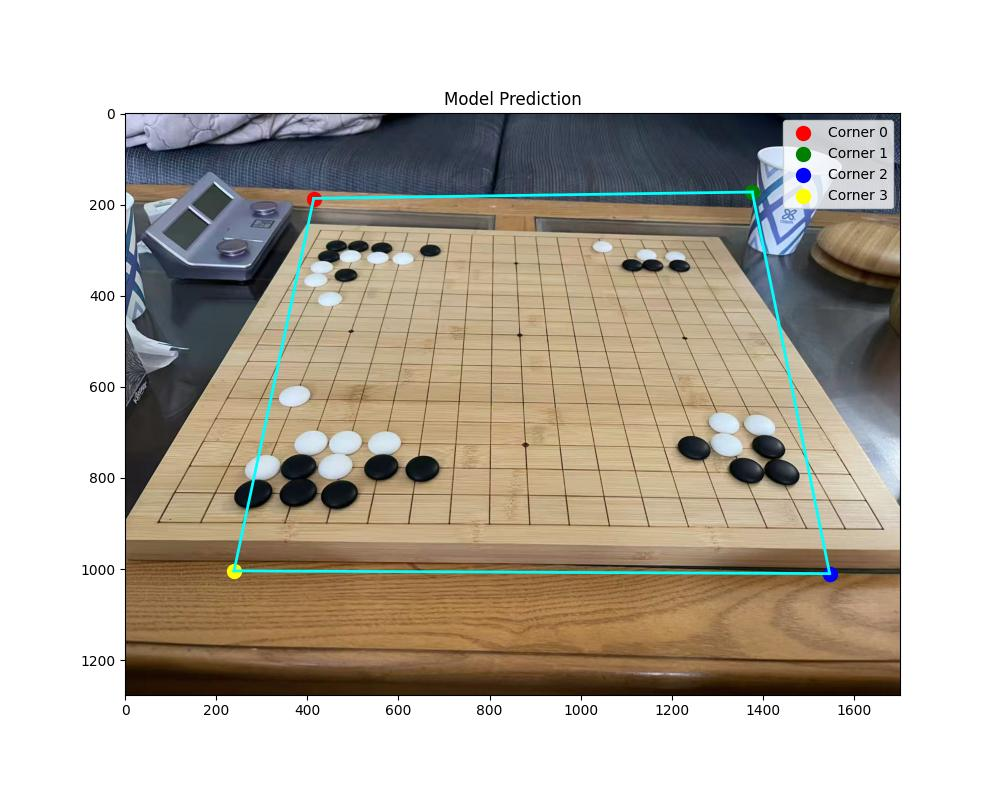
#> input picture AI_CornerDetect/data_check/pred_Board1.jpg, 1000 x 800 px
$ python Board_Detect4.py
#> lines starting #> are read from the running program, lines starting #| are printed output that depends on the picture; after the words box and inside, x2 and y2 are one past the last pixel; in counts of white or black regions, pixels touching at a corner belong together
import cv2
import numpy as np
import matplotlib.pyplot as plt
from PIL import Image
import os
from tkinter import Tk, filedialog

class ImprovedGoBoardAnalyzer:
    def __init__(self):
        self.board_size = 19
        self.corners = []
        self.grid_points = []
        self.stones = []

    def upload_and_load_image(self):
        """上传并加载图像"""
        print("请选择围棋棋盘图像...")
        root = Tk()
        root.withdraw()
        file_path = filedialog.askopenfilename(
            title="选择围棋棋盘图片",
            filetypes=[("图片文件", "*.jpg *.jpeg *.png *.bmp")]
        )
#> the answer given: ../AI_CornerDetect/data_check/pred_Board1.jpg

        if not file_path:
            raise ValueError("未选择文件")

        image = Image.open(file_path)
#> image is the input picture: PIL image 1000x800 RGB; mean R, G, B 189, 181.8, 170.8
        self.original_image = cv2.cvtColor(np.array(image), cv2.COLOR_RGB2BGR)
        self.image = self.original_image.copy()

        print(f"图像加载成功: {os.path.basename(file_path)}")
        print(f"图像尺寸: {self.image.shape}")
#| 图像尺寸: (800, 1000, 3)
        return self.image

    def detect_board_corners_improved(self):
        """改进的棋盘角点检测"""
        gray = cv2.cvtColor(self.image, cv2.COLOR_BGR2GRAY)

        # 增强对比度
        clahe = cv2.createCLAHE(clipLimit=2.0, tileGridSize=(8,8))
        enhanced = clahe.apply(gray)

        # 高斯模糊
        blurred = cv2.GaussianBlur(enhanced, (3, 3), 0)

        # 边缘检测 - 降低阈值以检测更多边缘
        edges = cv2.Canny(blurred, 30, 80, apertureSize=3)

        # 形态学操作增强线条
        kernel = np.ones((2,2), np.uint8)
        edges = cv2.morphologyEx(edges, cv2.MORPH_CLOSE, kernel)
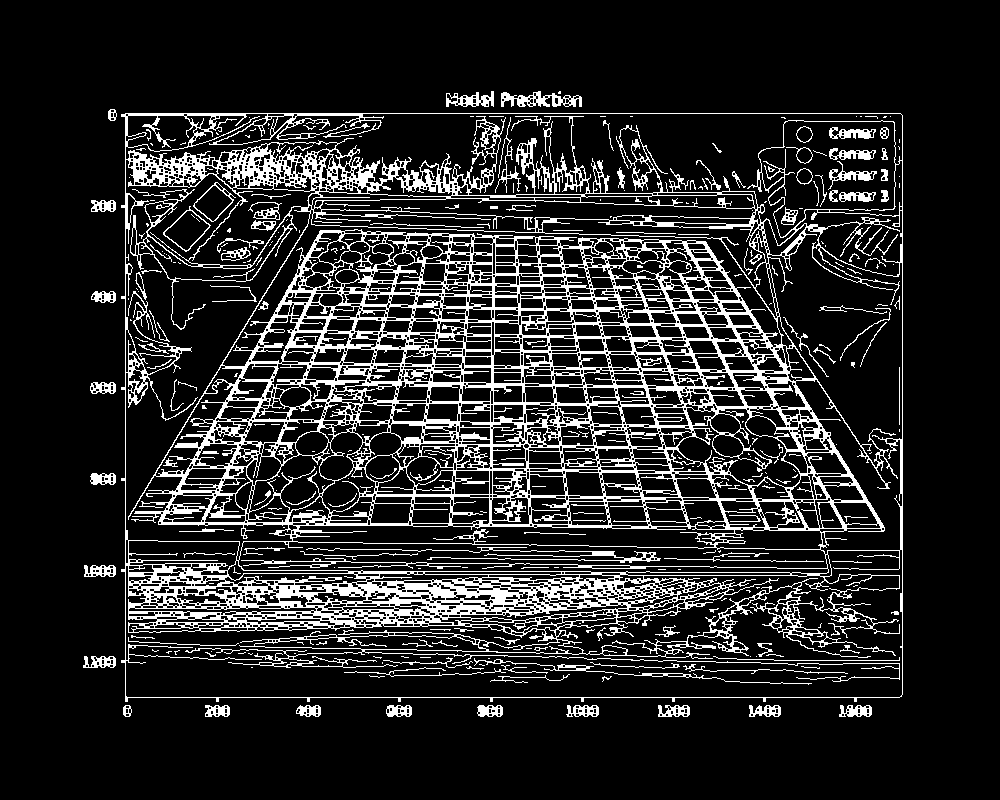
#> edges: shape (800, 1000); 15% white; 316 white regions (182 under 20 px), largest, box (x1, y1, x2, y2) and area: (121, 113, 903, 702) 104667, (306, 547, 661, 563) 959, (501, 91, 582, 107) 627

        # 霍夫直线检测 - 降低阈值
        lines = cv2.HoughLines(edges, 1, np.pi/180, threshold=50)

        self.detected_lines = []

        if lines is None:
            print("未检测到直线，尝试更低的阈值...")
            lines = cv2.HoughLines(edges, 1, np.pi/180, threshold=30)

        if lines is not None:
            print(f"检测到 {len(lines)} 条直线")
#| 检测到 18418 条直线

            # 过滤和分类直线
            horizontal_lines = []
            vertical_lines = []

            for line in lines:
                rho, theta = line[0]
                angle_deg = np.degrees(theta)

                # 计算直线的起点和终点
                a = np.cos(theta)
                b = np.sin(theta)
                x0 = a * rho
                y0 = b * rho
                pt1 = (int(x0 + 1000*(-b)), int(y0 + 1000*(a)))  # 延长线起点
                pt2 = (int(x0 - 1000*(-b)), int(y0 - 1000*(a)))  # 延长线终点

                # 存储直线信息
                self.detected_lines.append({
                    'rho': rho,
                    'theta': theta,
                    'pt1': pt1,
                    'pt2': pt2
                })

                # 绘制所有检测到的直线（红色）
                print("draw line from: ", pt1, " To: ", pt2)
                cv2.line(self.image, pt1, pt2, (0, 0, 255), 2)

                # 水平线 (接近0度或180度)
                if (angle_deg < 10 or angle_deg > 170) or (80 < angle_deg < 100):
                    if abs(theta) < 0.2 or abs(theta - np.pi) < 0.2:
                        horizontal_lines.append((rho, theta))

                # 垂直线 (接近90度)
                elif 80 < angle_deg < 100:
                    if abs(theta - np.pi/2) < 0.2:
                        vertical_lines.append((rho, theta))
#> this loop made 18418 passes
#> (rho, theta, angle_deg, a, b, x0, y0, pt1) on passes 1 to 3: (113, 1.57, 90, -4.37e-08, 1, -4.94e-06, 113, (-1000, 112)), (697, 1.57, 90, -4.37e-08, 1, -3.05e-05, 697, (-1000, 696)), (125, 0, 0, 1, 0, 125, 0, (125, 1000))
#> (printed output is left out)

            print(f"水平线: {len(horizontal_lines)}, 垂直线: {len(vertical_lines)}")

            # 如果检测效果不好，使用轮廓检测作为备选方案
            if len(horizontal_lines) < 2 or len(vertical_lines) < 2:
                return self.detect_corners_by_contours()

            # 计算边界线
            h_rhos = [abs(rho) for rho, theta in horizontal_lines]
            v_rhos = [abs(rho) for rho, theta in vertical_lines]

            if h_rhos and v_rhos:
                # 找到最外围的线条
                top_rho = min(h_rhos)
                bottom_rho = max(h_rhos)
                left_rho = min(v_rhos)
                right_rho = max(v_rhos)

                # 计算交叉点作为角点
                self.corners = [
                    (int(left_rho), int(top_rho)),      # 左上
                    (int(right_rho), int(top_rho)),     # 右上
                    (int(left_rho), int(bottom_rho)),   # 左下
                    (int(right_rho), int(bottom_rho))   # 右下
                ]

        # 验证角点是否合理
        if len(self.corners) == 4:
            # 检查是否形成合理的矩形
            width = self.corners[1][0] - self.corners[0][0]
            height = self.corners[2][1] - self.corners[0][1]

            if width > 50 and height > 50:  # 最小尺寸检查
                print(f"检测到棋盘角点: {self.corners}")
                return self.corners

        # 如果霍夫变换失败，尝试轮廓检测
        print("霍夫变换检测失败，尝试轮廓检测...")
        return self.detect_corners_by_contours()

    def detect_corners_by_contours(self):
        """使用轮廓检测棋盘角点"""
        gray = cv2.cvtColor(self.image, cv2.COLOR_BGR2GRAY)

        # 自适应阈值
        thresh = cv2.adaptiveThreshold(gray, 255, cv2.ADAPTIVE_THRESH_GAUSSIAN_C,
                                      cv2.THRESH_BINARY, 11, 2)
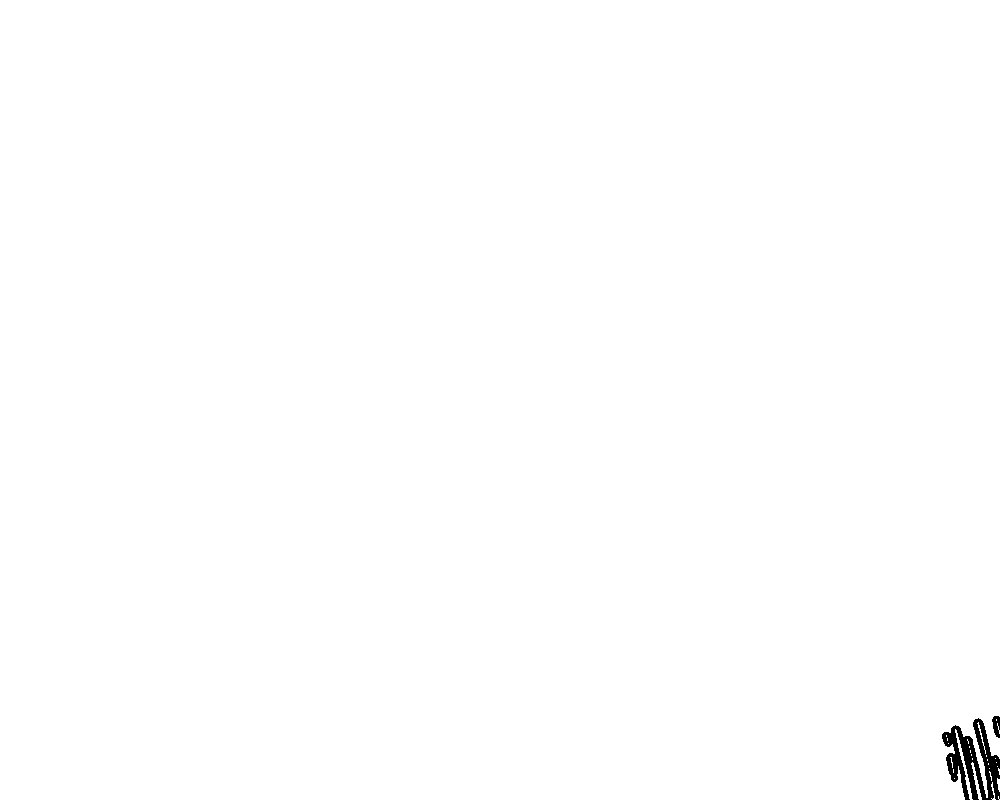
#> thresh: shape (800, 1000); 99.7% white; 2 black regions, box (x1, y1, x2, y2) and area: (942, 718, 1000, 800) 2330, (992, 716, 1000, 738) 123

        # 查找轮廓
        contours, _ = cv2.findContours(thresh, cv2.RETR_EXTERNAL, cv2.CHAIN_APPROX_SIMPLE)

        if contours:
            # 找到最大的矩形轮廓
            largest_contour = max(contours, key=cv2.contourArea)

            # 轮廓近似
            epsilon = 0.02 * cv2.arcLength(largest_contour, True)
            approx = cv2.approxPolyDP(largest_contour, epsilon, True)

            if len(approx) >= 4:
                # 取前4个点作为角点
                corners = approx[:4].reshape(-1, 2)

                # 排序角点：左上、右上、左下、右下
                corners = self.sort_corners(corners)
                self.corners = corners.tolist()

                print(f"通过轮廓检测到角点: {self.corners}")
                return self.corners

        # 最后的备选方案：使用图像边界
        print("使用图像边界作为默认角点...")
        h, w = self.image.shape[:2]
        margin = min(w, h) // 20  # 5%边距

        self.corners = [
            (margin, margin),           # 左上
            (w - margin, margin),       # 右上
            (margin, h - margin),       # 左下
            (w - margin, h - margin)    # 右下
        ]

        print(f"使用默认角点: {self.corners}")
        return self.corners

    def sort_corners(self, corners):
        """排序角点为左上、右上、左下、右下的顺序"""
        # 计算中心点
        center = np.mean(corners, axis=0)

        # 根据相对于中心的位置排序
        def angle_from_center(point):
            return np.arctan2(point[1] - center[1], point[0] - center[0])

        # 按角度排序
        sorted_corners = sorted(corners, key=angle_from_center)

        # 重新排列为 [左上, 右上, 左下, 右下]
        # 找到最左上的点作为起始点
        top_left_idx = np.argmin([p[0] + p[1] for p in sorted_corners])

        # 重新排列
        reordered = []
        reordered.append(sorted_corners[top_left_idx])  # 左上

        remaining = [p for i, p in enumerate(sorted_corners) if i != top_left_idx]
        remaining_x = [p[0] for p in remaining]
        remaining_y = [p[1] for p in remaining]

        # 找右上 (x大, y小)
        right_top_idx = np.argmax(remaining_x)
        reordered.append(remaining[right_top_idx])

        # 剩下的两个点
        final_remaining = [p for i, p in enumerate(remaining) if i != right_top_idx]

        # 按y坐标排序剩下的点
        final_remaining.sort(key=lambda p: p[1])
        reordered.extend(final_remaining)

        return np.array(reordered)

    def detect_grid_lines(self):
        """检测网格交叉点"""
        if len(self.corners) < 4:
            print("需要先检测棋盘角点")
            return []

        # 使用透视变换矫正棋盘
        corners_array = np.array(self.corners, dtype=np.float32)

        # 目标矩形 (正方形)
        board_size = 400  # 标准化尺寸
        dst_corners = np.array([
            [0, 0],
            [board_size, 0],
            [0, board_size],
            [board_size, board_size]
        ], dtype=np.float32)

        # 计算透视变换矩阵
        M = cv2.getPerspectiveTransform(corners_array, dst_corners)

        # 生成网格点 (在标准化空间中)
        self.grid_points = []
        self.grid_points_normalized = []

        for i in range(self.board_size):
            for j in range(self.board_size):
                # 标准化坐标
                x_norm = j * board_size / (self.board_size - 1)
                y_norm = i * board_size / (self.board_size - 1)
                self.grid_points_normalized.append((x_norm, y_norm))

                # 反向变换到原图坐标
                point_norm = np.array([[x_norm, y_norm]], dtype=np.float32)
                point_orig = cv2.perspectiveTransform(point_norm.reshape(1, 1, 2),
                                                    np.linalg.inv(M))

                x_orig = int(point_orig[0, 0, 0])
                y_orig = int(point_orig[0, 0, 1])
                self.grid_points.append((x_orig, y_orig))

        print(f"生成了 {len(self.grid_points)} 个网格交叉点")
        return self.grid_points

    def detect_stones(self):
        """改进的棋子检测"""
        if not self.grid_points:
            print("需要先检测网格点")
            return []

        gray = cv2.cvtColor(self.image, cv2.COLOR_BGR2GRAY)

        # 多尺度检测棋子
        self.stones = []

        # 尝试不同的参数组合
        param_sets = [
            {'dp': 1.2, 'minDist': 20, 'param1': 50, 'param2': 30, 'minR': 8, 'maxR': 25},
            {'dp': 1.5, 'minDist': 15, 'param1': 40, 'param2': 25, 'minR': 6, 'maxR': 30},
            {'dp': 1.0, 'minDist': 25, 'param1': 60, 'param2': 35, 'minR': 10, 'maxR': 20}
        ]

        all_circles = []

        for params in param_sets:
            circles = cv2.HoughCircles(
                gray,
                cv2.HOUGH_GRADIENT,
                dp=params['dp'],
                minDist=params['minDist'],
                param1=params['param1'],
                param2=params['param2'],
                minRadius=params['minR'],
                maxRadius=params['maxR']
            )

            if circles is not None:
                circles = np.round(circles[0, :]).astype("int")
                all_circles.extend(circles)

        # 去重和筛选
        if all_circles:
            # 简单去重 (距离阈值)
            unique_circles = []
            for circle in all_circles:
                is_unique = True
                for existing in unique_circles:
                    dist = np.sqrt((circle[0] - existing[0])**2 + (circle[1] - existing[1])**2)
                    if dist < 15:  # 距离阈值
                        is_unique = False
                        break
                if is_unique:
                    unique_circles.append(circle)
#> this loop made 1 pass
#> circle on pass 1: [985, 778, 20]

            # 处理检测到的圆
            for (x, y, r) in unique_circles:
                # 找到最近的网格点
                min_dist = float('inf')
                closest_grid_idx = -1

                for idx, (gx, gy) in enumerate(self.grid_points):
                    dist = np.sqrt((x - gx)**2 + (y - gy)**2)
                    if dist < min_dist and dist < 30:  # 增加距离阈值
                        min_dist = dist
                        closest_grid_idx = idx

                if closest_grid_idx != -1:
                    # 改进的黑白判断
                    stone_color = self.determine_stone_color(x, y, r, gray)

                    # 转换为棋盘坐标
                    grid_row = closest_grid_idx // self.board_size
                    grid_col = closest_grid_idx % self.board_size

                    self.stones.append({
                        'position': (grid_row, grid_col),
                        'pixel_pos': (x, y),
                        'color': stone_color,
                        'radius': r
                    })
#> this loop made 1 pass

        print(f"检测到 {len(self.stones)} 个棋子")
        return self.stones

    def determine_stone_color(self, x, y, r, gray):
        """改进的棋子颜色判断"""
        # 创建多个同心圆进行采样
        total_intensity = 0
        sample_count = 0

        for radius_ratio in [0.6, 0.8]:  # 采样不同半径
            sample_r = int(r * radius_ratio)
            mask = np.zeros(gray.shape, dtype=np.uint8)
            cv2.circle(mask, (x, y), sample_r, 255, -1)

            # 排除边缘像素
            inner_mask = np.zeros(gray.shape, dtype=np.uint8)
            cv2.circle(inner_mask, (x, y), max(1, sample_r-2), 255, -1)

            final_mask = cv2.bitwise_and(mask, inner_mask)
            intensity = cv2.mean(gray, mask=final_mask)[0]

            total_intensity += intensity
            sample_count += 1

        avg_intensity = total_intensity / sample_count if sample_count > 0 else 127

        # 动态阈值 (考虑背景亮度)
        background_intensity = cv2.mean(gray)[0]
        threshold = (background_intensity + 127) / 2

        return 'white' if avg_intensity > threshold else 'black'

    def visualize_results(self):
        """可视化检测结果"""
        result_image = self.original_image.copy()

        # 绘制角点
        for i, corner in enumerate(self.corners):
            cv2.circle(result_image, tuple(corner), 10, (0, 255, 0), -1)
            cv2.putText(result_image, f'C{i+1}',
                       (corner[0]+15, corner[1]-10),
                       cv2.FONT_HERSHEY_SIMPLEX, 0.6, (0, 255, 0), 2)
#> this loop made 4 passes
#> corner on passes 1 to 4: [0, 0], [999, 0], [987, 797], [0, 799]
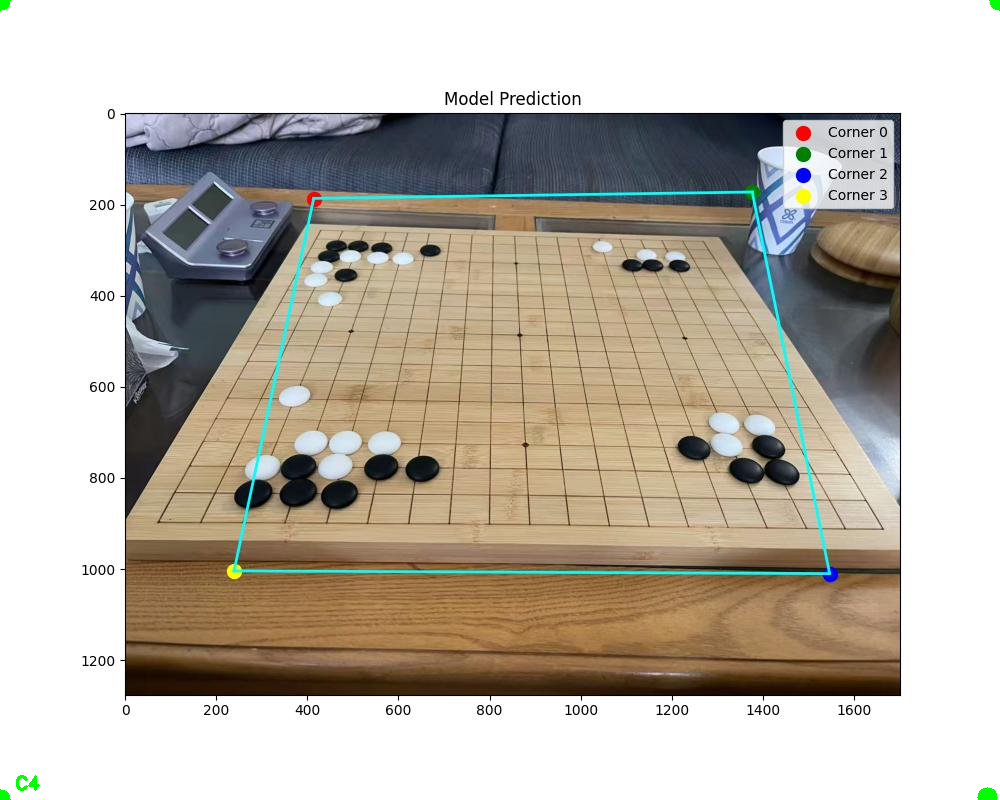
#> result_image: shape (800, 1000, 3); mean B, G, R 170.6, 181.8, 188.8

        # 绘制网格点 (每5个点绘制一个，避免过于密集)
        for i, point in enumerate(self.grid_points):
            if i % 5 == 0:  # 每5个点显示一个
                cv2.circle(result_image, point, 2, (255, 0, 0), -1)
#> this loop made 361 passes
#> point on passes 1 to 3: (0, 0), (55, 0), (111, 0)

        # 绘制棋子
        for stone in self.stones:
            x, y = stone['pixel_pos']
            color = (0, 0, 255) if stone['color'] == 'black' else (255, 255, 255)
            border_color = (255, 255, 255) if stone['color'] == 'black' else (0, 0, 0)

            cv2.circle(result_image, (x, y), stone['radius'], color, -1)
            cv2.circle(result_image, (x, y), stone['radius'], border_color, 2)

            # 添加位置标注
            pos_text = f"{stone['position']}"
            cv2.putText(result_image, pos_text, (x-15, y-stone['radius']-8),
                       cv2.FONT_HERSHEY_SIMPLEX, 0.4, (0, 255, 255), 1)
#> this loop made 1 pass

        # 显示结果
        plt.figure(figsize=(15, 8))

        plt.subplot(1, 2, 1)
        plt.imshow(cv2.cvtColor(self.original_image, cv2.COLOR_BGR2RGB))
        plt.title('原始图像', fontsize=14)
        plt.axis('off')

        plt.subplot(1, 2, 2)
        plt.imshow(cv2.cvtColor(result_image, cv2.COLOR_BGR2RGB))
        plt.title('检测结果', fontsize=14)
        plt.axis('off')

        plt.tight_layout()
        plt.show()
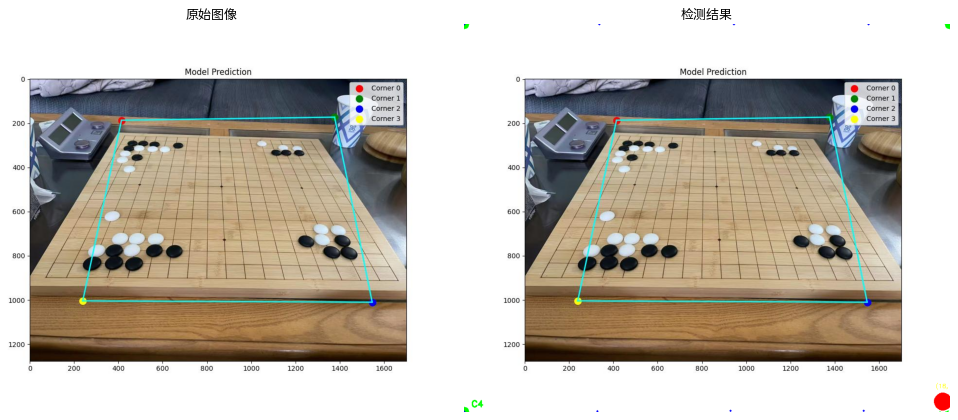
#> figure drawn by matplotlib, 2 panels

    def analyze_board_state(self):
        """分析棋盘状态"""
        print("\n" + "="*50)
        print("           棋盘分析结果")
        print("="*50)
        print(f"角点检测数量: {len(self.corners)}")
        print(f"网格交叉点数量: {len(self.grid_points)}")
        print(f"棋子总数: {len(self.stones)}")

        # 统计黑白子
        black_stones = [s for s in self.stones if s['color'] == 'black']
        white_stones = [s for s in self.stones if s['color'] == 'white']

        print(f"黑子数量: {len(black_stones)}")
        print(f"白子数量: {len(white_stones)}")

        print(f"\n棋子位置详情:")
        print("-" * 30)
        for stone in sorted(self.stones, key=lambda x: (x['position'][0], x['position'][1])):
            row, col = stone['position']
            color_text = "●" if stone['color'] == 'black' else "○"
            print(f"{color_text} 位置({row:2d},{col:2d}): {stone['color']:5s} 子")

        print("="*50)

    def run_full_analysis(self):
        """运行完整分析流程"""
        print("开始围棋棋盘分析...")
        print("-" * 40)

        try:
            # 1. 上传并加载图像
            self.upload_and_load_image()

            # 2. 检测棋盘角点 (使用改进方法)
            self.detect_board_corners_improved()

            # 3. 检测网格线
            self.detect_grid_lines()

            # 4. 检测棋子
            self.detect_stones()

            # 5. 可视化结果
            self.visualize_results()

            # 6. 分析棋盘状态
            self.analyze_board_state()

            return {
                'corners': self.corners,
                'grid_points': self.grid_points,
                'stones': self.stones
            }

        except Exception as e:
            print(f"分析过程中出现错误: {e}")
            return None

# 在local运行
if __name__ == "__main__":
    analyzer = ImprovedGoBoardAnalyzer()
    results = analyzer.run_full_analysis()
